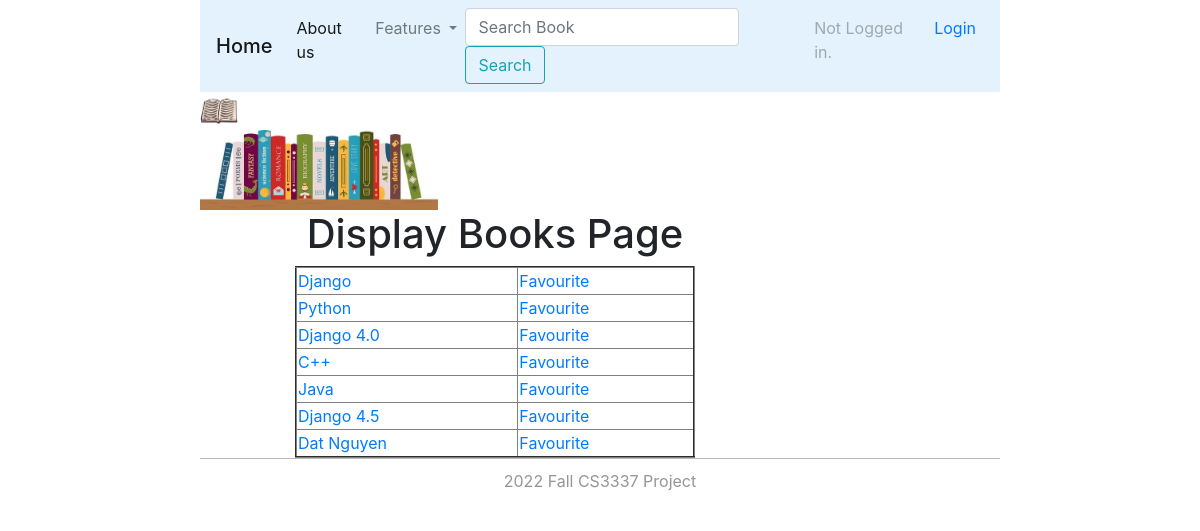
The page /displaybooks on the database as committed earlier.
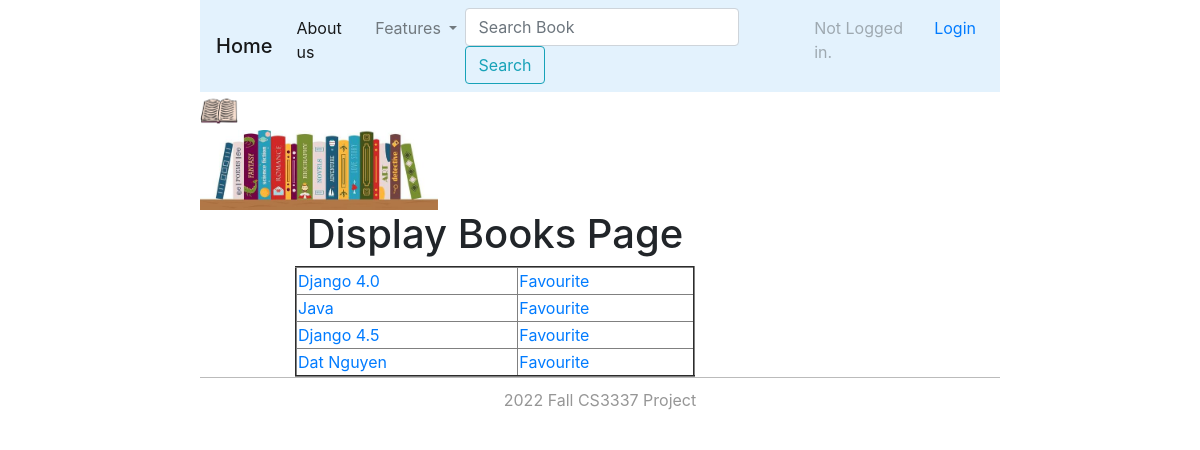
The same page on the database as committed later.
### bookMng/models.py (models this page shows)
class Book(models.Model):
    name = models.CharField(max_length=200)
    web = models.URLField(max_length=200)
    price = models.DecimalField(decimal_places=2, max_digits=8)
    publishdate = models.DateField(auto_now=True)
    favourite = models.BooleanField(default=False)
    picture = models.FileField(upload_to='bookEx/static/uploads')
    pic_path = models.CharField(max_length=300, editable=False, blank=True)
    username = models.ForeignKey(User, blank=True, null=True, on_delete=models.CASCADE)
    rate = models.IntegerField(default=0)

### bookMng/views.py (the view)
# urls.py: path('displaybooks', views.displaybooks, name='displaybooks'),
def displaybooks(request):
    books = Book.objects.all()
    for b in books:
        b.pic_path = b.picture.url[14:]
    return render(request,
                  'bookMng/displaybooks.html',
                  {
                      'item_list': MainMenu.objects.all(),
                      'books': books
                  })

### bookEx/templates/bookMng/displaybooks.html (shortened to what this page needs)
{% extends "base.html" %}
{% block content %}
<h1 align="center"> Display Books Page </h1>
<table align="center" border="2" width="400">
    {% for book in books %}
    <tr>
        <td>
            <a href="book_detail/{{ book.id }}">
                {{ book.name }}
            </a>
        </td>
            {% if book.favourite == False %}
                <td>
                    <a href="{% url 'book_favourite' book.id %}">
                        Favourite
                    </a>
                 </td>
            {% else %}
                <td>
                     <a href="{% url 'book_unfavourite' book.id %}">
                        Unfavourite
                    </a>
                </td>
            {% endif %}
    </tr>
    {% endfor %}
</table>
{% endblock content %}

### bookEx/templates/base.html (shortened to what this page needs)
{% load static %}
<!DOCTYPE html>
<html lang="en">
<head>
    <link rel="stylesheet" href="https://stackpath.bootstrapcdn.com/bootstrap/4.5.0/css/bootstrap.min.css">
    <link rel="stylesheet" href="https://maxcdn.bootstrapcdn.com/font-awesome/4.7.0/css/font-awesome.min.css">
    <link href="{% static 'main.css' %}" rel="stylesheet" type="text/css">
</head>
<body>
  <div id="wrapper">
      <header id="header">
          <div>
              <nav class="navbar navbar-expand-lg navbar-light"  style="background-color: #e3f2fd;">
                  <a class="navbar-brand mb-0 h1" href="http://127.0.0.1:8000/"> Home </a>
                  <div  class="collapse navbar-collapse" id="navbarSupportedContent">
                      <ul class="navbar-nav mr-auto">
                          <li class="nav-item active">
                            <a class="nav-link" href="/aboutUs"> About us <span class="sr-only">(current)</span></a>
                          </li>
                          <li class="nav-item dropdown">
                               <a class="nav-link dropdown-toggle" href="#" id="navbarDropdown" role="button" data-toggle="dropdown" aria-haspopup="true" aria-expanded="false">
                                  Features
                                </a>
                          </li>
                          <li>
                                <form class="form-inline my-2 my-lg-0"  action="{% url 'searchResult' %}"  method="post">
                                  <input class="form-control mr-sm-2" type="search" placeholder="Search Book" aria-label="Search" id='searchvalue' name='searchvalue'>
                                  <button class="btn btn-outline-info my-2 my-sm-0" type="submit">Search</button>
                                </form>
                          </li>
                            {% if user.is_authenticated %}
                          <li class="nav-item">
                               <a class="nav-link disabled" href="#">{{ user.username }}</a>
                          </li>
                          <li class="nav-item">
                              <a class="nav-link text-primary" href="{% url 'logout' %}?next=/"> Logout </a>
                          </li>
                          {% else %}
                          <li class="nav-item">
                              <a class="nav-link disabled" href="#">Not Logged in.</a>
                          </li>
                          <li class="nav-item">
                            <a class="nav-link text-primary" href="{% url 'login' %}?next=/">Login</a>
                          </li>
                          {% endif %}
                      </ul>
              </nav>
          </div>
          <div>
              <img src="{% static 'logo.jpg' %}" height="38">
          </div>
          <div>
              <img src="{% static 'top_banner.jpg' %}" height="80">
          </div>
      </header>
      <section id="main">
          {% block content %}{% endblock content %}
      </section>
      <footer id="footer">
          2022 Fall CS3337 Project
      </footer>
  </div>
</body>
</html>

### bookEx/static/main.css (style rules this page uses)
#header { border-style: none; width: 800px; height: auto; }
#wrapper { margin-top: 0px; margin-left: auto; margin-right: auto; background-color: #FFFFFF; width: 800px; }
#main { width: 560px; float: left; margin-left: 20px; margin-right: 10px; padding-right: 10px; }
#footer { text-align: center; margin-top: 5px; padding-top: 10px; padding-bottom: 10px; border-top: thin solid #BBBBBB; clear: both; color: #969696; }

Rows that differ between the two databases and show on the page:
removed Book: name "Django", favourite "Favourite"
removed Book: name "Python", favourite "Favourite"
removed Book: name "C++", favourite "Favourite"
